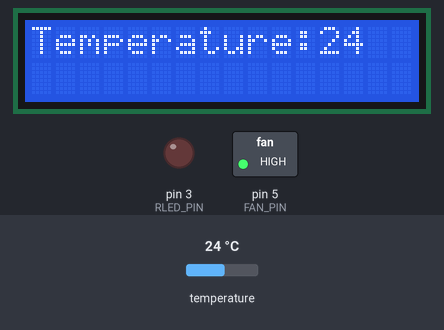
Recording of a sketch running on a simulated Arduino Uno, built with avr-gcc and run on an emulated ATmega328P. On the bench: 16×2 character LCD, switched loads named in the sketch (green lamp = pin HIGH), output pins drawn as LEDs (lit = HIGH). Inputs (shaded band) come from the test bench; at power-on: temperature 24 °C. What the sketch prints to the serial monitor is not drawn.

Above: at 1.6 s.
1.7 s: temperature set to 12 °C
At 2.5 s:
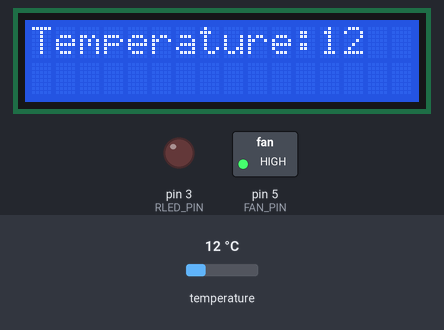
3.5 s: temperature set to 19 °C
At 4.4 s:
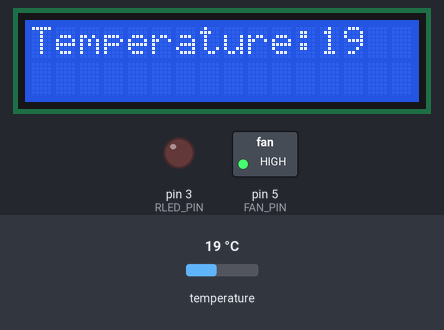
5.5 s: temperature set to 28 °C
At 6.3 s:
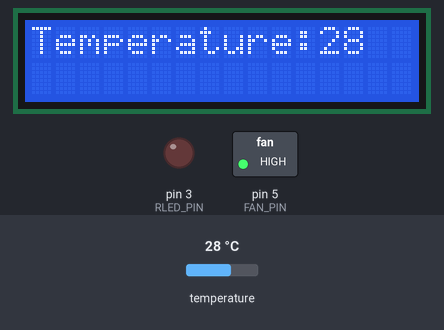
Timing chart, 0 to 8.5 s (numbered marks = the images above; inputs shaded):
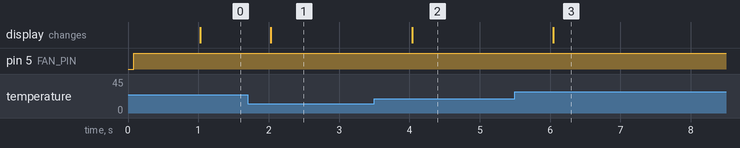

Measured:
- after the input at 1.7 s, the display: changes after 0.33 s (image 1)
- after the input at 3.5 s, the display: changes after 0.54 s (image 2)
- after the input at 5.5 s, the display: changes after 0.55 s (image 3)

The sketch:

main_fan.ino
```cpp
#include <Scheduler.h>
#include <Arduino_LSM6DSOX.h>
#include <Wire.h>
#include <LiquidCrystal_PCF8574.h> // Library needed for LCD display out

const int GLED_PIN = 2;
const int RLED_PIN = 3;
const int FAN_PIN = 5; // All we need for the fan is to define the pin, as we'll update the speed as necessary directly with
                       // analogWrite


//const int TEMP_PIN = A0;
//const int B = 4275;        As we're using the onboard sensor, we won't need to use the thermistor to read the temperature
//const float R0 = 100000.0;


// Temp detection loop

int lastTemp = 0;
int temperature;
int lowLedTemp; // sets minimum temperature , by which  led bright = 0
int highLedTemp; // sets maximum temperature, by which led bright = 255
int lowFanTemp; // sets minimum temperature, by which fanspeed = 0;
int highFanTemp; // sets maximum temperature ,by which fanspeed = 255;


LiquidCrystal_PCF8574 lcd(0x27); // Init for display

void setup()
	{
  	// Serial port communication initialization
  	Serial.begin(9600);
  	while (!Serial); // Waits for serial monitor to open
  	// Prints welcome message
  	Serial.println("Lab 2.0 starting");
  	if (!IMU.begin())
  		{
    	Serial.println("Failed to initialize IMU!");
    	while(1);
  		}
  	// Configurazione dei Pin
  	pinMode(FAN_PIN, OUTPUT);
  	Scheduler.startLoop(loopTemp);

		lcd.begin(16, 2);
		lcd.home();
		lcd.clear();
		lcd.setBacklight(255); // Turns on backlighting
		lcd.print("Temperature:");
	}

void loop()
	{

		// TEMPERATURE PART
		int propIncrease;
		if(temperature != lastTemp) 										// Avoids evaluating ifs if temp stays the same
		{
			if(temperature >= highFanTemp) // avoids trying to raise fanspeed above 255
			{
				Serial.println("Fan @ max speed");
				analogWrite(FAN_PIN,255); // sets fan to the max (COOLER)
			}
			else if(temperature <= lowFanTemp) // avoids trying to set fanspeed below 0
			{
				Serial.print("Fan @ min speed");
				analogWrite(FAN_PIN,0); // sets fan to the min
			}
			else
			{
				propIncrease = (float)(temperature - lowFanTemp) / (highFanTemp - lowFanTemp) * 255; //calculate proportional increase for fanspeed
				analogWrite(FAN_PIN,propIncrease);
			}
			if(temperature >= highLedTemp) // avoids trying to raise fanspeed above 255
			{
				Serial.println("Led @ min brightness");
				analogWrite(RLED_PIN,0); //sets led to the minimum (HEATER)
			}
			else if(temperature <= lowLedTemp) // avoids trying to set fanspeed below 0
			{
				Serial.print("Led @ max brightness");
				analogWrite(RLED_PIN,255); // sets led to the max
			}
			else
			{
				propIncrease = (float)(temperature - lowLedTemp) / (highLedTemp - lowLedTemp) * 255; //calculate proportional increase for fanspeed
				analogWrite(RLED_PIN,255 - propIncrease);
			}

		}

      lastTemp = temperature;
	}

void loopTemp()
   {

   	if (IMU.temperatureAvailable())
   		{
    			temperature = 0;
    			lcd.setCursor(12, 0); // edit : setCursor before print
    			IMU.readTemperature(temperature);
    			lcd.print(temperature);
    			// waits 1 sec before proceeding with next read
    			delay(1000);
    		}

  }
```
